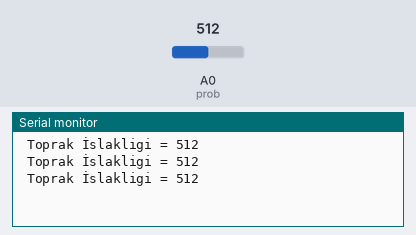
Simulated run of this sketch. Board: Arduino Uno, built with avr-gcc and run on an emulated ATmega328P. Parts: the last lines printed to the serial monitor. Inputs (shaded band) come from the test bench; at power-on: A0 (prob) = 512.

Above: at 1.3 s.
1.4 s: A0 (prob) set to 716
At 1.9 s:
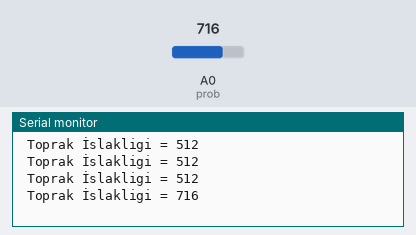
2.9 s: A0 (prob) set to 900
At 3.4 s:
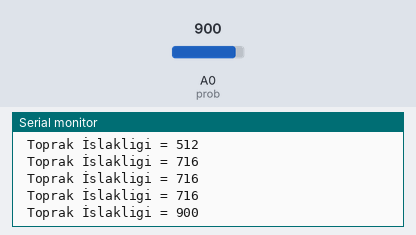
Timing chart, 0 to 5.9 s (numbered marks = the images above; inputs shaded):
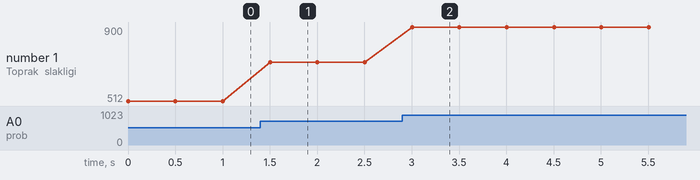

The sketch:

toprak.ino
```cpp
const int prob = A0; // sensörümüzden gelen veri ucuna A0 pini atandı

int olcum_sonucu; // toprağa giren probdan gelen verilerin kayıt edildiği
 // değişkenimiz

void setup()
{
 // analog pinler Arduino'da otomatik olarak giriş pin modunda olduğu için
 // burada pinmodunu ayarlamaya gerek kalmıyor

Serial.begin(9600); // probtan gelen verileri okumak için seri monitörü başlattık
}

void loop()
{

olcum_sonucu = analogRead(prob); // prob pininden okunan veriyi ölçüm sonucuna kayıt ediyoruz

 Serial.print(" Toprak İslakligi = ");
 Serial.print(olcum_sonucu); // Ölçülen değeri seri monitöre yazdırıyoruz
 Serial.print("\n");
 delay(500); // seri monitördeki verileri rahat görebilmek veri için akışı yavaşlatıyoruz
}
```

Measured:
- after the input at 1.4 s, the serial monitor: prints a new line after 0.10 s (image 1)
- after the input at 2.9 s, the serial monitor: prints a new line after 0.10 s (image 2)
- plotted number 1: 512 → 716 after the input at 1.4 s, 716 → 900 after the input at 2.9 s
